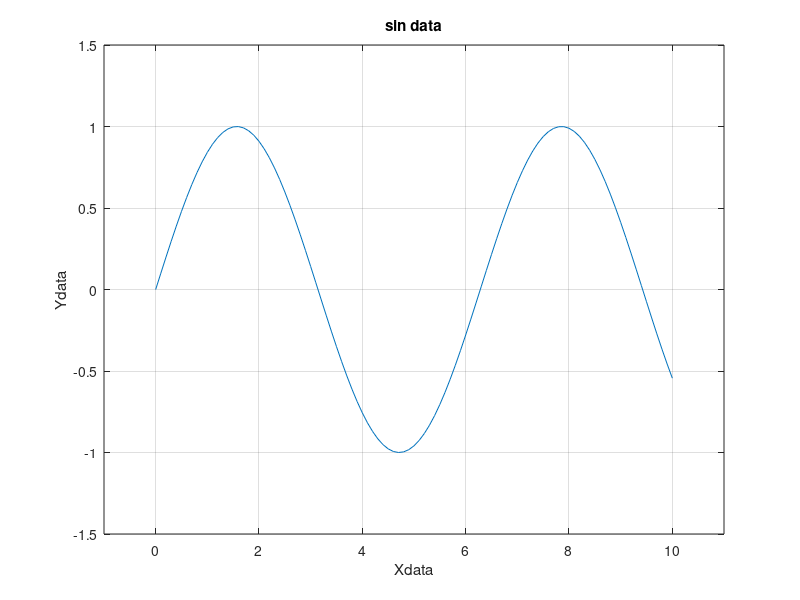

This chart was generated by the following MATLAB code:
x = 0:0.1:10;

y = sin(x);

plot(x, y);

grid on

xlim([-1,11]);%设置x轴的显示范围

ylim([-1.5,1.5]);%设置y轴的显示范围

% axis([-1,11,-1.5,1.5]);%也可以通过这个函数同时设置x和y的坐标显示范围

xlabel('Xdata');%设置x轴的标签

ylabel('Ydata');%设置y轴的标签

title('sin data');%设置图形标题
